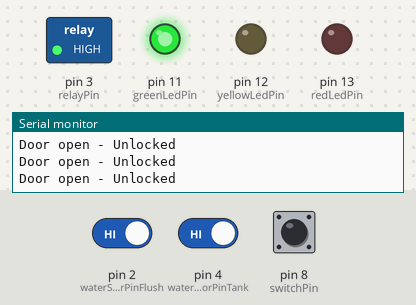
Recording of a sketch running on a simulated Arduino Uno, built with avr-gcc and run on an emulated ATmega328P. On the bench: switched loads named in the sketch (green lamp = pin HIGH), output pins drawn as LEDs (lit = HIGH), the last lines printed to the serial monitor. The test bench sets the inputs (shaded band); at power-on: pin 8 (switchPin) HIGH, pin 2 (waterSensorPinFlush) HIGH, pin 4 (waterSensorPinTank) HIGH.

Above: at 2.8 s.
2.9 s: pin 8 (switchPin) pulled LOW for 1.2 s
At 3.8 s:
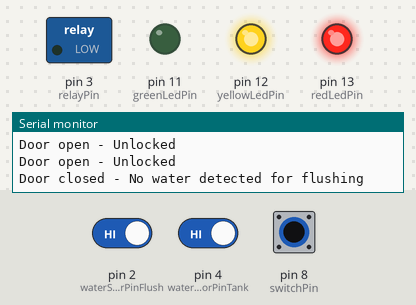
6.5 s: pin 8 (switchPin) pulled LOW for 3.2 s
At 10.4 s:
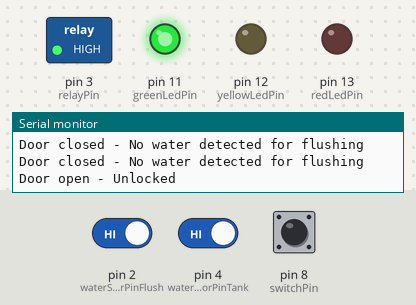
11.5 s: pin 2 (waterSensorPinFlush) driven LOW and pin 8 (switchPin) driven LOW
At 13.1 s:
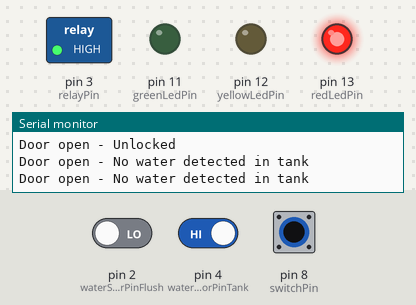
13.5 s: pin 4 (waterSensorPinTank) driven LOW
At 14.7 s:
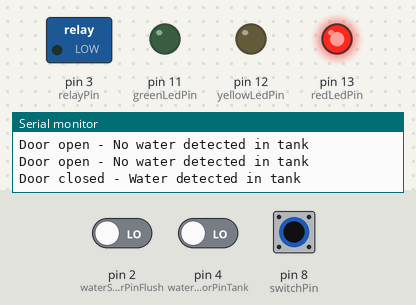
15.5 s: pin 4 (waterSensorPinTank) driven HIGH
At 17.4 s:
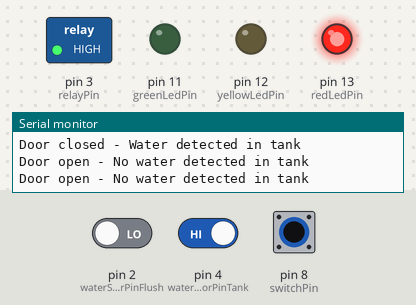
Timing chart, 0 to 18.5 s (numbered marks = the images above; inputs shaded):
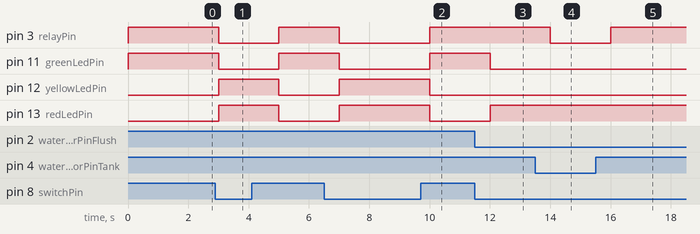

Measured:
- after the input at 2.9 s, pin 3 (relayPin), pin 11 (greenLedPin): HIGH → LOW after 0.10 s, → HIGH 2.0 s later; pin 12 (yellowLedPin), pin 13 (redLedPin): LOW → HIGH after 0.10 s, → LOW 2.0 s later
- after the input at 6.5 s, pin 3 (relayPin), pin 11 (greenLedPin): HIGH → LOW after 0.50 s, → HIGH 3.0 s later; pin 12 (yellowLedPin), pin 13 (redLedPin): LOW → HIGH after 0.50 s, → LOW 3.0 s later
- after the input at 11.5 s, pin 11 (greenLedPin): HIGH → LOW after 0.50 s; pin 13 (redLedPin): LOW → HIGH after 0.50 s
- after the input at 13.5 s, pin 3 (relayPin): HIGH → LOW after 0.50 s
- after the input at 15.5 s, pin 3 (relayPin): LOW → HIGH after 0.51 s

The sketch:

FINAL.ino
```cpp
// Define pins
const int switchPin = 8;        // SPST switch connected to digital pin 2
const int waterSensorPinFlush = 2;   // Water float sensor for flushing connected to digital pin 4
const int waterSensorPinTank = 4;    // Water float sensor for tank connected to digital pin 5
const int redLedPin = 13;        // Red LED connected to digital pin 6
const int greenLedPin = 11;      // Green LED connected to digital pin 7
const int yellowLedPin = 12;     // Yellow LED connected to digital pin 8
const int relayPin = 3;         // Relay connected to digital pin 9

// Variables
bool doorLocked = false;           // Flag to track if the door is locked
bool waterDetectedFlush = false;   // Flag to track if water is detected for flushing
bool waterDetectedTank = false;    // Flag to track if water is detected in the tank

// Setup
void setup() {
  pinMode(switchPin, INPUT_PULLUP); // Enable internal pull-up resistor for the switch
  pinMode(waterSensorPinFlush, INPUT_PULLUP); // Set the water sensor pin for flushing as input with internal pull-up resistor enabled
  pinMode(waterSensorPinTank, INPUT_PULLUP);  // Set the water sensor pin for tank as input with internal pull-up resistor enabled
  pinMode(redLedPin, OUTPUT);
  pinMode(greenLedPin, OUTPUT);
  pinMode(yellowLedPin, OUTPUT);
  pinMode(relayPin, OUTPUT);

  digitalWrite(relayPin, HIGH); // Ensure the relay is initially turned off
  Serial.begin(9600); // Initialize serial communication
}

// Main loop
void loop() {
  // Read the state of the switch
  int switchState = digitalRead(switchPin);
  // Read the state of the water float sensor for flushing
  int waterLevelFlush = digitalRead(waterSensorPinFlush);
  // Read the state of the water float sensor for tank
  int waterLevelTank = digitalRead(waterSensorPinTank);

  // Update door lock status based on switch state
  if (switchState == LOW) {
    doorLocked = true;
  } else {
    doorLocked = false;
  }

  // Update water detection status for flushing
  if (waterLevelFlush == LOW) {
    waterDetectedFlush = true;
  } else {
    waterDetectedFlush = false;
  }

  // Update water detection status for tank
  if (waterLevelTank == LOW) {
    waterDetectedTank = true;
  } else {
    waterDetectedTank = false;
  }

  // Control LEDs and electromagnet based on conditions
  if (doorLocked) {
    digitalWrite(redLedPin, HIGH); // Turn on red LED
    digitalWrite(greenLedPin, LOW); // Turn off green LED
    if (waterDetectedFlush) {
      digitalWrite(yellowLedPin, LOW); // Turn off yellow LED
      if (waterDetectedTank) {
        digitalWrite(relayPin, LOW); // Turn on relay (door locked)
        Serial.println("Door closed - Water detected in tank");
      } else {
        digitalWrite(relayPin, HIGH); // Turn off relay (door unlocked)
        Serial.println("Door open - No water detected in tank");
      }
    } else {
      digitalWrite(yellowLedPin, HIGH); // Turn on yellow LED
      digitalWrite(relayPin, LOW); // Turn on relay (door locked)
      Serial.println("Door closed - No water detected for flushing");
    }
  } else {
    digitalWrite(redLedPin, LOW); // Turn off red LED
    digitalWrite(greenLedPin, HIGH); // Turn on green LED
    digitalWrite(yellowLedPin, LOW); // Turn off yellow LED
    digitalWrite(relayPin, HIGH); // Turn off relay (door unlocked)
    Serial.println("Door open - Unlocked");
  }

  delay(1000); // Delay for stability
}
```
